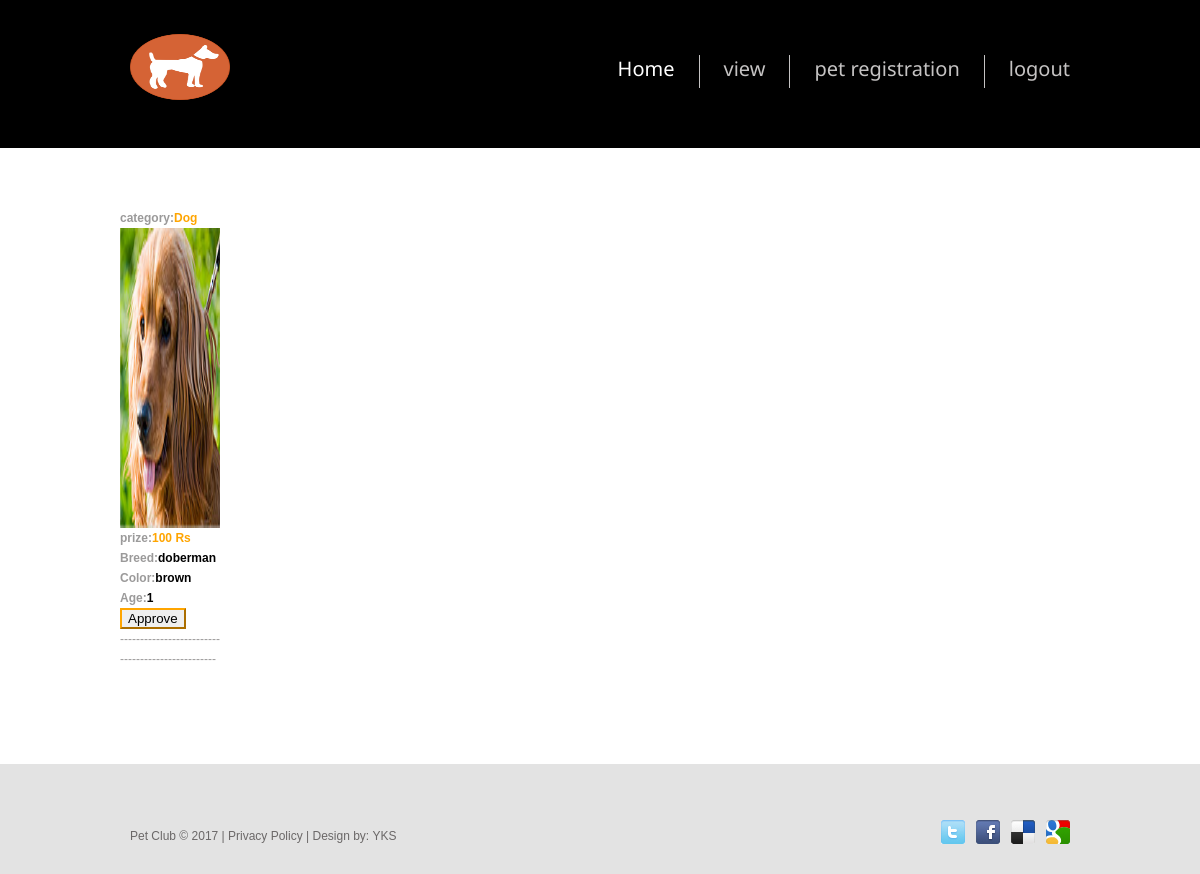
/view2.php, run on the app's committed database.
### tables this page shows
CREATE TABLE IF NOT EXISTS `reg2` (
  `id` int(20) NOT NULL AUTO_INCREMENT,
  `uid` int(20) NOT NULL,
  `Breed` varchar(30) NOT NULL,
  `color` varchar(30) NOT NULL,
  `Age` int(20) NOT NULL,
  `price` int(20) NOT NULL,
  `photo` varchar(100) NOT NULL,
  `category` varchar(20) NOT NULL,
  `status` int(20) NOT NULL,
  PRIMARY KEY (`id`)
);

### view2.php (the view, shortened to what this page needs)
<!DOCTYPE html>
<html lang="en">
<head>
<link rel="stylesheet" href="css/style.css">
<link rel="stylesheet" href="css/form.css">
</head>
<body>
<header>
  <div class="container_12">
    <div class="grid_12">
        <h1><a href="main.php"><img src="images/puppy-available.png" alt="" width="100" height="66"></a> </h1>
      <div class="menu_block">
        <nav>
          <ul class="sf-menu">
            <li class="current"><a href="adminhome.php">Home</a></li>
           <li><a href="view1.php">view</a></li>
            <li><a href="reg1.php">pet registration</a></li>
            <li><a href="logout.php">logout</a></li>
          </ul>
        </nav>
      </div>
    </div>
  </div>
</header>
<div class="content pt1">
  <div class="container_12">
   <div class="container">
	<div class="row">
<div style="border:1px black">
				<div class="ui-block">
				<div class="ui-block-title">
                                 <form method="post">
                                        <table>
                                            <ol>
            <?php
            $sql=mysql_query("select * from reg2 where status=0");
            while($ar=mysql_fetch_array($sql))
            {
              $b=$ar['Breed'];
              $j=$ar['color'];
       $g=$ar['Age'];
             $h=$ar['photo'];
            $i=$ar['price'];
             $ah=$ar['category'];
              ?>
           <br>
           </ol>
                                            <tr> <td><br></br><b>category:<FONT COLOR="ORANGE" size="4"><?php echo $ah;?></FONT></b></td></tr>
               <tr><td width="100"><img src="upload/<?php echo $h; ?>"width="300" height="300"/></td></tr>
          <tr><td><strong>prize:<FONT COLOR="ORANGE" size="4"><?php echo $i;?> Rs</FONT></strong></td></tr>
           <tr><td><strong>Breed:<FONT COLOR="black" size="4"><?php echo $b;?> </FONT></strong></td></tr>
            <tr><td><strong>Color:<FONT COLOR="black" size="4"><?php echo $j;?> </FONT></strong></td></tr>
          <tr><td><strong>Age:<FONT COLOR="black" size="4"><?php echo $g;?> </FONT></strong></td></tr>
         <td><input type="submit" name="submit12" value="Approve" style="border-color:orange"> </td>
          <tr><td>-------------------------------------------------</td></tr>
               <?php
            }
            ?>
                                        </table>
                                    </form>
                                </div>
  </div>
</div>
              </div>
      </div>
  </div>
</div>
<footer>
  <div class="container_12">
    <div class="grid_12">
      <div class="socials"> <a href="#"></a> <a href="#"></a> <a href="#"></a> <a href="#"></a> </div>
      <p>Pet Club &copy; 2017 | <a href="#">Privacy Policy</a> | Design by: <a href="http://www.templatemonster.com/">YKS</a></p>
    </div>
  </div>
</footer>
</body>
</html>

### css/style.css (style rules this page uses)
html { width: 100%; }
* { -webkit-text-size-adjust: none; }
body { font: 12px/20px Arial, Helvetica, sans-serif; color:#9b9a9a; position:relative; min-width:960px; background: #e3e3e3; }
h1, h2, h3, h4, h5, h6 { font-weight: normal; font-family: 'Paprika', cursive;; color: #fff; }
p { margin-bottom: 20px; }
img { max-width: 100%; }
ul { padding: 0; margin: 0; list-style: none; }
a { text-decoration: none; color: inherit; outline: none; transition: 0.5s ease; -o-transition: 0.5s ease; -webkit-transition: 0.5s ease; }
header { display: block; padding-top: 34px; position: relative; z-index: 999; background: #000; padding-bottom: 48px; }
header h1 { float: none; position: relative; z-index: 999; }
header h1 a { display: block; overflow: hidden; margin: 0 auto; width: 130px; float: left; height: 66px; text-indent: -999px; transition: 0s ease; -o-transition: 0s ease; -webkit-transition: 0s ease; }
header h1 a img { display: block; }
.content { background: #fff; padding-bottom: 95px; }
footer { display: block; padding: 56px 0; font-size: 12px; color: #6b6868; }
.socials { float: right; }
.socials a { float: left; width: 24px; height: 24px; display: block; float: left; background: url(../images/socials.png) 0 0 no-repeat; }
.socials a+a { background-position: -35px 0; }
.socials a+a+a { background-position: -70px 0; }
.socials a+a+a+a { background-position: right 0; }
.socials a+a { margin-left: 11px; }
footer p { margin-bottom: 0; padding-top: 6px; }

### css/grid.css (style rules this page uses)
body { min-width: 960px; }
.container_12 { margin-left: auto; margin-right: auto; width: 960px; }
.grid_1, .grid_2, .grid_3, .grid_4, .grid_5, .grid_6, .grid_7, .grid_8, .grid_9, .grid_10, .grid_11, .grid_12 { display: inline; float: left; margin-left: 10px; margin-right: 10px; }
.container_12 .grid_12 { width: 940px; }
.clearfix:before, .clearfix:after, .container_12:before, .container_12:after { content: '.'; display: block; overflow: hidden; visibility: hidden; font-size: 0; line-height: 0; width: 0; height: 0; }
.clearfix:after, .container_12:after { clear: both; }
.clearfix, .container_12 { zoom: 1; }

### css/superfish.css (style rules this page uses)
.menu_block { position: relative; float: right; padding-top: 25px; }
nav>.sf-menu { text-align: center; }
nav { position:relative;padding: 0px 0 0 0; }
.sf-menu li { float:left;position:relative; }
.sf-menu>li { float: left; position: relative; }
.sf-menu>li+li { margin-left: 49px; }
.sf-menu>li+li:after { background: url(../images/menu_separator.png) 0 0 no-repeat; content: ''; display: block; position: absolute; top: 0; width: 1px; height: 33px; left: -25px; top: -4px; }
.sf-menu>li:first-child { margin-left: 0; }
.sf-menu>li:hover, .sf-menu>li.sfHover, .sf-menu>li.current { border-color: #a92c11; }
.sf-menu>li>a { font-size: 20px; font-family: 'Noto Sans', sans-serif; color: #c5c3c3; position: relative; line-height: 20px; z-index: 999; position: relative; }
.sf-menu>li.sfHover>a, .sf-menu>li.current>a, .sf-menu>li:hover>a:hover { color: #fff; }

### data on the page
reg2: category "Dog", photo (picture), price "100", Breed "doberman", color "brown", Age "1"
